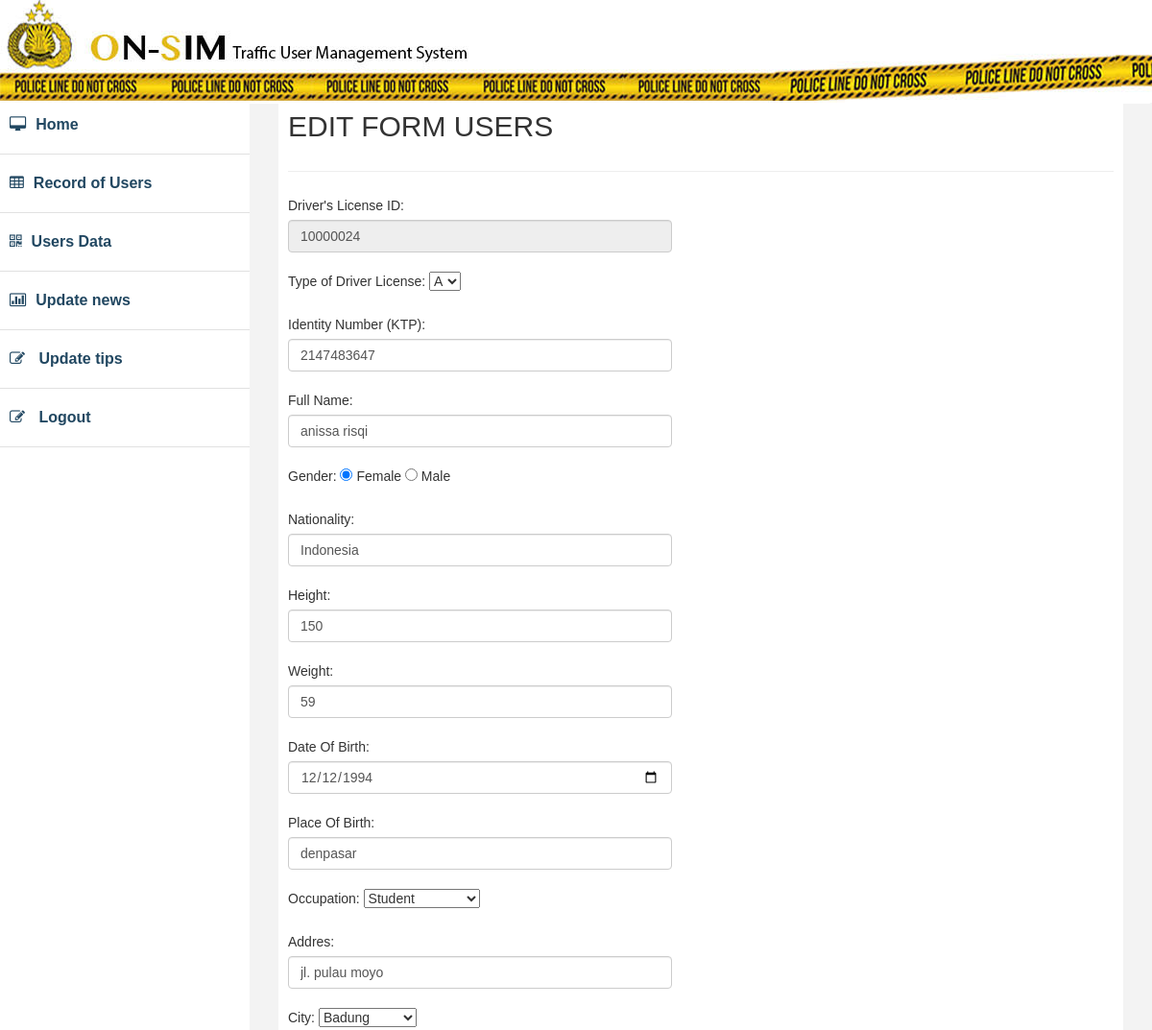
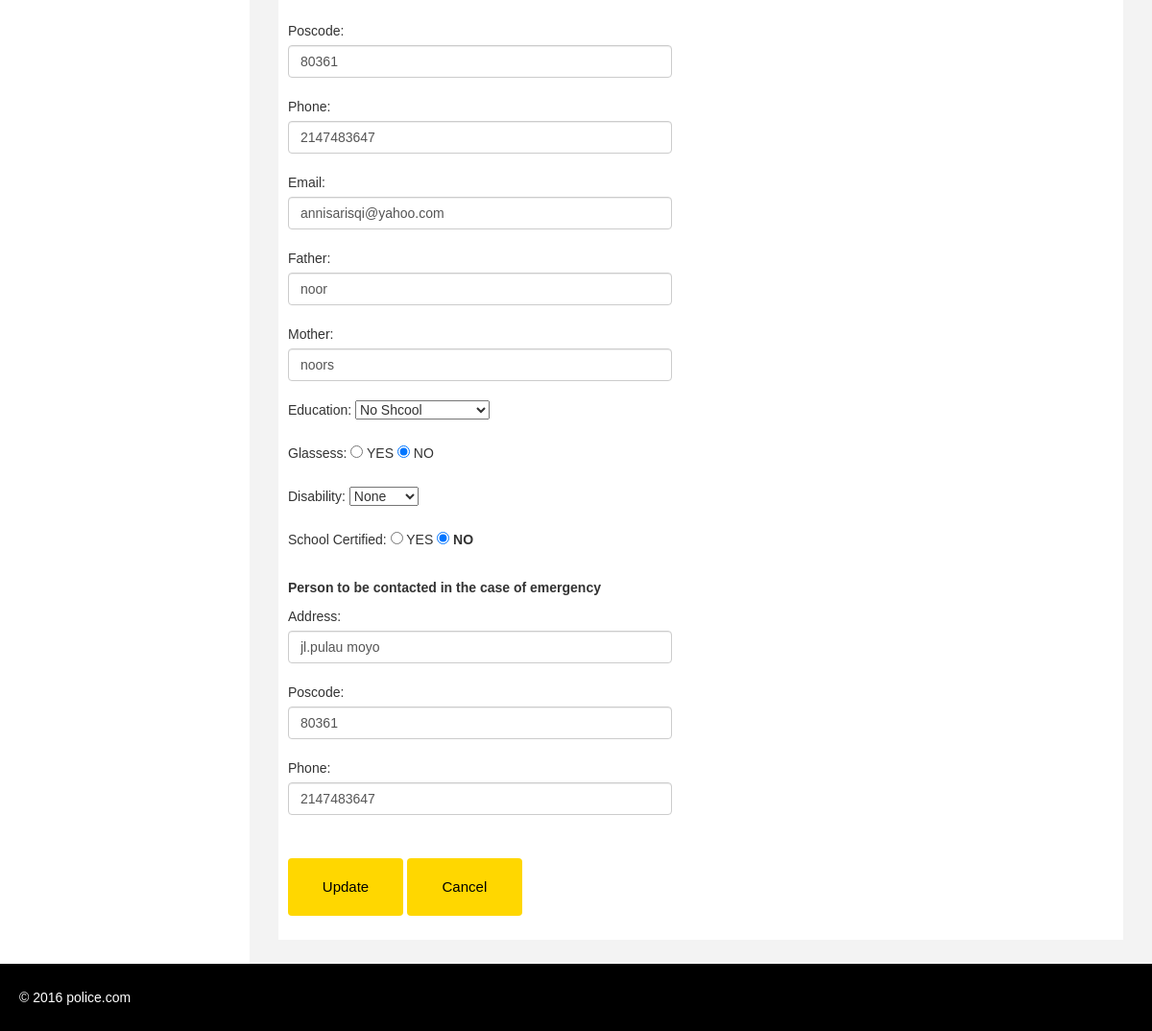
Screenshot of /edit_users.php?id=10000024 (signed in) with the database file from the repository (2 pictures, top to bottom).
### tables this page shows
CREATE TABLE IF NOT EXISTS `license` (
  `Date` date NOT NULL,
  `User_id` int(18) NOT NULL,
  `Email` varchar(40) NOT NULL,
  `Type_license` enum('A','B','C') NOT NULL,
  `Identity_number` int(12) NOT NULL,
  `Fullname` varchar(40) NOT NULL,
  `Gender` enum('Female','Male') NOT NULL,
  `Nationality` varchar(40) NOT NULL,
  `Height` int(11) NOT NULL,
  `Weight` int(11) NOT NULL,
  `Born_date` date NOT NULL,
  `Born_Place` varchar(40) NOT NULL,
  `Occupation` enum('Student','Private','Entrepreneur','TNI/POLRI') NOT NULL,
  `Address` varchar(40) NOT NULL,
  `City` enum('Badung','Denpasar','Tabanan','Gianyar','Bangli','Buleleng','Jembrana','Karangasem','Klungkung') NOT NULL,
  `Poscode` int(11) NOT NULL,
  `Phone` int(11) NOT NULL,
  `Father` varchar(40) NOT NULL,
  `Mother` varchar(40) NOT NULL,
  `Education` enum('Elementary','Junior School','High School','Bachelor') NOT NULL,
  `Spectacled` enum('Yes','No') NOT NULL,
  `Disability` enum('None','Hand','Foot','Hearing','Body') NOT NULL,
  `School_certified` enum('Yes','No') NOT NULL,
  `Address_` varchar(40) NOT NULL,
  `Poscode_` int(11) NOT NULL,
  `Phone_` int(11) NOT NULL,
  `Period` date NOT NULL
);

### edit_users.php (the view, shortened to what this page needs)
<?php
	require ("connect.php");
	?>
<!DOCTYPE html>
<html xmlns="http://www.w3.org/1999/xhtml">
<head>
    <link href="assets/css/fixed.css" rel="stylesheet" />
    <link href="assets/css/font-awesome.css" rel="stylesheet" />
    <link href="assets/css/custom.css" rel="stylesheet" />
</head>
<body>
    <div id="wrapper">
         <div class="navbar navbar-inverse navbar-fixed-top">
            <div class="adjust-nav">
                <div class="navbar-header">
                    <img src= "assets/Images/ban2.jpg" />
                </div>
            </div>
        </div>
        <nav class="navbar-default navbar-side" role="navigation">
            <div class="sidebar-collapse">
                <ul class="nav" id="main-menu">
                   <li>
                        <a href="index.php" ><i class="fa fa-desktop "></i>Home</a>
                    </li>
                    <li>
                        <a href="Record.php"><i class="fa fa-table "></i>Record of Users</a>
                    </li>
                    <li>
                        <a href="users.php"><i class="fa fa-qrcode "></i>Users Data</a>
                    </li>
                    <li>
                        <a href="news.php"><i class="fa fa-bar-chart-o"></i>Update news</a>
                    </li>
                    <li>
                        <a href="tips.php"><i class="fa fa-edit "></i> Update tips</a>
                    </li>
                    <li>
                        <a href="Logout.php"><i class="fa fa-edit "></i> Logout</a>
                    </li>
                </ul>
             </div>
        </nav>
        <div id="page-wrapper" >
          <div id="page-inner">
                <div class="row">
                    <div class="col-md-12">
                        <h2>EDIT FORM USERS</h2>
                    </div>
                </div>
               <hr />
           <div class="row">
			   <div class="col-lg-12">
               <?php
			   $id = $_GET['id'];
			   $choose="SELECT * FROM license where User_id=$id";
			   $result = mysqli_query($con, $choose);
			   if($result->num_rows >0)
				{
				  while($roww = $result->fetch_assoc())
				  {?>
				<form id="" action="update_users.php" method="post" enctype="multipart/form-data">
					<div class="form-group">
                    	Driver's License ID:
						<input type="text" name="id" class="form-control" value="<?php echo $roww["User_id"];?>" readonly>
					</div>
					<div class="form-group">
                    	Type of Driver License:
						<select name="Type_license" >
                        <option value="A"> A</option>
                        </select>
					</div>
					<div class="form-group">
                    	Identity Number (KTP):
						<input type="text" name="Identity_number"  class="form-control" value="<?php echo $roww['Identity_number'];?>">
					</div>
                    <div class="form-group">
                    	Full Name:
						<input type="text" name="Fullname"  class="form-control" value="<?php echo $roww['Fullname'];?>">
					</div>
                    <div class="form-group">
                    	Gender:
						<input name="Gender" type="radio" value="Female" checked="CHECKED"> Female
                        <input name="Gender" type="radio"  value="Male" > Male
					</div>
                    <div class="form-group">
                    	Nationality:
						<input type="text" name="Nationality"  class="form-control" value="<?php echo $roww['Nationality'];?>">
					</div>
                    <div class="form-group">
                    	Height:
						<input type="text" name="Height"  class="form-control" value="<?php echo $roww['Height'];?>">
					</div>
                    <div class="form-group">
                    	Weight:
						<input type="text" name="Weight"  class="form-control" value="<?php echo $roww['Weight'];?>">
					</div>
                    <div class="form-group">
                    	Date Of Birth:
						<input type="date" name="Dob"  class="form-control" value="<?php echo $roww['Born_date'];?>">
					</div>
                    <div class="form-group">
                    	Place Of Birth:
						<input type="text" name="Pob"  class="form-control" value="<?php echo $roww['Born_Place'];?>">
					</div>
                    <div class="form-group">
                    	Occupation:
						<select name="Occupation">
                        <option value="Student">Student</option>
                        </select>
					</div>
                    <div class="form-group">
                    	Addres:
						<input type="text" name="Address"  class="form-control" value="<?php echo $roww['Address'];?>">
					</div>
                    <div class="form-group">
                    	City:
						<select name="City">
                        <option value="Badung">Badung</option>
                        </select>
					</div>
                    <div class="form-group">
                    	Poscode:
						<input type="text" name="Poscode"  class="form-control" value="<?php echo $roww['Poscode'];?>">
					</div>
                    <div class="form-group">
                    	Phone:
						<input type="text" name="Phone"  class="form-control" value="<?php echo $roww['Phone'];?>">
					</div>
                    <div class="form-group">
                    	Email:
						<input type="text" name="Email"  class="form-control" value="<?php echo $roww['Email'];?>">
					</div>
                    <div class="form-group">
                    	Father:
						<input type="text" name="Father"  class="form-control" value="<?php echo $roww['Father'];?>">
					</div>
                    <div class="form-group">
                    	Mother:
						<input type="text" name="Mother"  class="form-control" value="<?php echo $roww['Mother'];?>">
					</div>
                    <div class="form-group">
                    	Education:
						<select name="Education">
                        <option value="No Shcool">No Shcool</option>
                        </select>
					</div>
                    <div class="form-group">
                    	Glassess:
						<input name="Spectacled" type="radio" value="YES"> YES
                        <input name="Spectacled" type="radio" value="NO" checked="CHECKED" > NO
					</div>
                    <div class="form-group">
                    	Disability:
                        <select name="Disability">
                        <option value="None">None</option>
                        </select>
					</div>
                    <div class="form-group">
                    	School Certified:
						 <input type="radio" name="School_certified" value="YES"> YES
                        <label>
                        <input name="School_certified" type="radio" value="NO" checked="CHECKED" > NO
					</div>
                    <b>Person to be contacted in the case of emergency</b>
                    <div class="form-group">
                    	Address:
						<input type="text" name="Address_"  class="form-control" value="<?php echo $roww['Address_'];?>">
					</div>
                    <div class="form-group">
                    	Poscode:
						<input type="text" name="Poscode_"  class="form-control" value="<?php echo $roww['Poscode_'];?>">
					</div>
                    <div class="form-group">
                    	Phone:
						<input type="text" name="Phone_"  class="form-control" value="<?php echo $roww['Phone_'];?>">
					</div>
				   <div class="form-group">
                   <button type="submit" name="update"  class="form-btn" value="submit">Update</button>
                   <button type="reset" class="form-btn" value="Reset">Cancel</button></div>
                </form>
                </div>
               </div>
               <?php
				  }
				}
				?>
                   </div>
                </div>
                </div>
     <div class="footer">
       <div class="row">
                <div class="col-lg-12" >
                    &copy;  2016 police.com
                </div>
         </div>
     </div>
</body>
</html>

### assets/css/custom.css (style rules this page uses)
body { font-family: 'Open Sans', sans-serif; line-height:30px; }
#wrapper { width: auto; }
#page-wrapper { padding: 15px 15px; min-height: 600px; background:#F3F3F3; }
#page-inner { width:100%; margin:70px 20px 10px 0px; background-color:#fff!important; padding:10px; min-height:auto; }
body { background-image:; }
.sidebar-collapse .nav { padding:0; }
.sidebar-collapse > .nav > li > a { padding:15px 10px; color: #214761; font-weight: 900; font-size: 16px; }
.sidebar-collapse > .nav > li { border-bottom:1px solid #e1e1e1; }
.navbar-header { border: #000; background-color: #fff; }
.navbar-inverse { border-color: #FFF; min-height: 50px; }
.nav > li > a > i { margin-right:10px; }
* { box-sizing:border-box; }
ul { list-style-type: none; }
body { font-family: Verdana,sans-serif; }
.footer { background-color: #000; width:100%; color:#fff; padding:20px 50px 20px 50px; padding-left:20px; }
@media (min-width:768px) { #page-wrapper { margin: 0 0 0 260px; padding: 15px 30px; min-height: 1050px; } }
@media (min-width:768px) { .navbar-side { z-index: 1; position: absolute; width: 260px; } }

### rows the page displays
license: id "10000024", Identity_number "2147483647", Fullname "anissa risqi", Nationality "Indonesia", Height "150", Weight "59", Dob "12/12/1994", Pob "denpasar", Address "jl. pulau moyo", Poscode "80361", Phone "2147483647", Email "annisarisqi@yahoo.com", Father "noor", Mother "noors", Address_ "jl.pulau moyo", Poscode_ "80361", Phone_ "2147483647"
